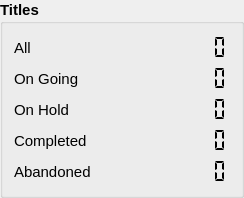
         <widget class="QGroupBox" name="groupBox">
          <property name="font">
           <font>
            <pointsize>11</pointsize>
            <bold>true</bold>
           </font>
          </property>
          <property name="title">
           <string>Titles</string>
          </property>
          <layout class="QHBoxLayout" name="horizontalLayout_4" stretch="50,50">
           <item>
            <layout class="QVBoxLayout" name="verticalLayout_4">
             <item>
              <widget class="QLabel" name="label">
               <property name="minimumSize">
                <size>
                 <width>130</width>
                 <height>25</height>
                </size>
               </property>
               <property name="maximumSize">
                <size>
                 <width>130</width>
                 <height>25</height>
                </size>
               </property>
               <property name="baseSize">
                <size>
                 <width>130</width>
                 <height>25</height>
                </size>
               </property>
               <property name="font">
                <font>
                 <pointsize>11</pointsize>
                 <bold>false</bold>
                </font>
               </property>
               <property name="text">
                <string>All</string>
               </property>
              </widget>
             </item>
             <item>
              <widget class="QLabel" name="label_2">
               <property name="minimumSize">
                <size>
                 <width>130</width>
                 <height>25</height>
                </size>
               </property>
               <property name="maximumSize">
                <size>
                 <width>130</width>
                 <height>25</height>
                </size>
               </property>
               <property name="baseSize">
                <size>
                 <width>130</width>
                 <height>25</height>
                </size>
               </property>
               <property name="font">
                <font>
                 <pointsize>11</pointsize>
                 <bold>false</bold>
                </font>
               </property>
               <property name="text">
                <string>On Going</string>
               </property>
              </widget>
             </item>
             <item>
              <widget class="QLabel" name="label_3">
               <property name="minimumSize">
                <size>
                 <width>130</width>
                 <height>25</height>
                </size>
               </property>
               <property name="maximumSize">
                <size>
                 <width>130</width>
                 <height>25</height>
                </size>
               </property>
               <property name="baseSize">
                <size>
                 <width>130</width>
                 <height>25</height>
                </size>
               </property>
               <property name="font">
                <font>
                 <pointsize>11</pointsize>
                 <bold>false</bold>
                </font>
               </property>
               <property name="text">
                <string>On Hold</string>
               </property>
              </widget>
             </item>
             <item>
              <widget class="QLabel" name="label_4">
               <property name="minimumSize">
                <size>
                 <width>130</width>
                 <height>25</height>
                </size>
               </property>
               <property name="maximumSize">
                <size>
                 <width>130</width>
                 <height>25</height>
                </size>
               </property>
               <property name="baseSize">
                <size>
                 <width>130</width>
                 <height>25</height>
                </size>
               </property>
               <property name="font">
                <font>
                 <pointsize>11</pointsize>
                 <bold>false</bold>
                </font>
               </property>
               <property name="text">
                <string>Completed</string>
               </property>
              </widget>
             </item>
             <item>
              <widget class="QLabel" name="label_5">
               <property name="minimumSize">
                <size>
                 <width>130</width>
                 <height>25</height>
                </size>
               </property>
               <property name="maximumSize">
                <size>
                 <width>130</width>
                 <height>25</height>
                </size>
               </property>
               <property name="baseSize">
                <size>
                 <width>130</width>
                 <height>25</height>
                </size>
               </property>
               <property name="font">
                <font>
                 <pointsize>11</pointsize>
                 <bold>false</bold>
                </font>
               </property>
               <property name="text">
                <string>Abandoned</string>
               </property>
              </widget>
             </item>
            </layout>
           </item>
           <item>
            <layout class="QVBoxLayout" name="verticalLayout_5">
             <item>
              <widget class="QLCDNumber" name="lcdNumberT0">
               <property name="minimumSize">
                <size>
                 <width>80</width>
                 <height>25</height>
                </size>
               </property>
               <property name="maximumSize">
                <size>
                 <width>80</width>
                 <height>25</height>
                </size>
               </property>
               <property name="baseSize">
                <size>
                 <width>80</width>
                 <height>25</height>
                </size>
               </property>
               <property name="font">
                <font>
                 <pointsize>11</pointsize>
                 <bold>false</bold>
                </font>
               </property>
               <property name="frameShape">
                <enum>QFrame::NoFrame</enum>
               </property>
               <property name="frameShadow">
                <enum>QFrame::Sunken</enum>
               </property>
               <property name="digitCount">
                <number>6</number>
               </property>
               <property name="segmentStyle">
                <enum>QLCDNumber::Flat</enum>
               </property>
               <property name="intValue" stdset="0">
                <number>0</number>
               </property>
              </widget>
             </item>
             <item>
              <widget class="QLCDNumber" name="lcdNumberT1">
               <property name="minimumSize">
                <size>
                 <width>80</width>
                 <height>25</height>
                </size>
               </property>
               <property name="maximumSize">
                <size>
                 <width>80</width>
                 <height>25</height>
                </size>
               </property>
               <property name="baseSize">
                <size>
                 <width>80</width>
                 <height>25</height>
                </size>
               </property>
               <property name="palette">
                <palette>
                 <active>
                  <colorrole role="WindowText">
                   <brush brushstyle="SolidPattern">
                    <color alpha="255">
                     <red>0</red>
                     <green>170</green>
                     <blue>0</blue>
                    </color>
                   </brush>
                  </colorrole>
                 </active>
                 <inactive/>
                 <disabled/>
                </palette>
               </property>
               <property name="font">
                <font>
                 <pointsize>11</pointsize>
                 <bold>false</bold>
                </font>
               </property>
               <property name="frameShape">
                <enum>QFrame::NoFrame</enum>
               </property>
               <property name="frameShadow">
                <enum>QFrame::Sunken</enum>
               </property>
               <property name="digitCount">
                <number>6</number>
               </property>
               <property name="segmentStyle">
                <enum>QLCDNumber::Flat</enum>
               </property>
               <property name="intValue" stdset="0">
                <number>0</number>
               </property>
              </widget>
             </item>
             <item>
              <widget class="QLCDNumber" name="lcdNumberT2">
               <property name="minimumSize">
                <size>
                 <width>80</width>
                 <height>25</height>
                </size>
               </property>
               <property name="maximumSize">
                <size>
                 <width>80</width>
                 <height>25</height>
                </size>
               </property>
               <property name="baseSize">
                <size>
                 <width>80</width>
                 <height>25</height>
                </size>
               </property>
               <property name="palette">
                <palette>
                 <active>
                  <colorrole role="WindowText">
                   <brush brushstyle="SolidPattern">
                    <color alpha="255">
                     <red>0</red>
                     <green>170</green>
                     <blue>255</blue>
                    </color>
                   </brush>
                  </colorrole>
                 </active>
                 <inactive/>
                 <disabled/>
                </palette>
               </property>
               <property name="font">
                <font>
                 <pointsize>11</pointsize>
                 <bold>false</bold>
                </font>
               </property>
               <property name="frameShape">
                <enum>QFrame::NoFrame</enum>
               </property>
               <property name="frameShadow">
                <enum>QFrame::Sunken</enum>
               </property>
               <property name="digitCount">
                <number>6</number>
               </property>
               <property name="segmentStyle">
                <enum>QLCDNumber::Flat</enum>
               </property>
               <property name="intValue" stdset="0">
                <number>0</number>
               </property>
              </widget>
             </item>
             <item>
              <widget class="QLCDNumber" name="lcdNumberT3">
               <property name="minimumSize">
                <size>
                 <width>80</width>
                 <height>25</height>
                </size>
               </property>
               <property name="maximumSize">
                <size>
                 <width>80</width>
                 <height>25</height>
                </size>
               </property>
               <property name="baseSize">
                <size>
                 <width>80</width>
                 <height>25</height>
                </size>
               </property>
               <property name="palette">
                <palette>
                 <active>
                  <colorrole role="WindowText">
                   <brush brushstyle="SolidPattern">
                    <color alpha="255">
                     <red>0</red>
                     <green>85</green>
                     <blue>255</blue>
                    </color>
                   </brush>
                  </colorrole>
                 </active>
                 <inactive/>
                 <disabled/>
                </palette>
               </property>
               <property name="font">
                <font>
                 <pointsize>11</pointsize>
                 <bold>false</bold>
                </font>
               </property>
               <property name="frameShape">
                <enum>QFrame::NoFrame</enum>
               </property>
               <property name="frameShadow">
                <enum>QFrame::Sunken</enum>
               </property>
               <property name="digitCount">
                <number>6</number>
               </property>
               <property name="segmentStyle">
                <enum>QLCDNumber::Flat</enum>
               </property>
               <property name="intValue" stdset="0">
                <number>0</number>
               </property>
              </widget>
             </item>
             <item>
              <widget class="QLCDNumber" name="lcdNumberT4">
               <property name="minimumSize">
                <size>
                 <width>80</width>
                 <height>25</height>
                </size>
               </property>
               <property name="maximumSize">
                <size>
                 <width>80</width>
                 <height>25</height>
                </size>
               </property>
               <property name="baseSize">
                <size>
                 <width>80</width>
                 <height>25</height>
                </size>
               </property>
               <property name="palette">
                <palette>
                 <active>
                  <colorrole role="WindowText">
                   <brush brushstyle="SolidPattern">
                    <color alpha="255">
                     <red>223</red>
                     <green>149</green>
                     <blue>0</blue>
                    </color>
                   </brush>
                  </colorrole>
                 </active>
                 <inactive/>
                 <disabled/>
                </palette>
               </property>
               <property name="font">
                <font>
                 <pointsize>11</pointsize>
                 <bold>false</bold>
                </font>
               </property>
               <property name="frameShape">
                <enum>QFrame::NoFrame</enum>
               </property>
               <property name="frameShadow">
                <enum>QFrame::Sunken</enum>
               </property>
               <property name="digitCount">
                <number>6</number>
               </property>
               <property name="segmentStyle">
                <enum>QLCDNumber::Flat</enum>
               </property>
               <property name="intValue" stdset="0">
                <number>0</number>
               </property>
              </widget>
             </item>
            </layout>
           </item>
          </layout>
         </widget>
